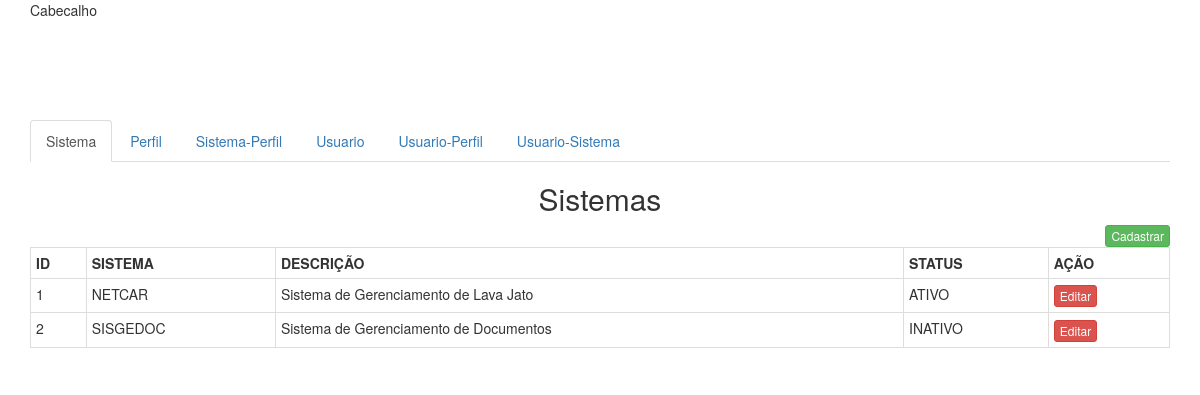
The page /view/admin.php on the database as committed earlier.
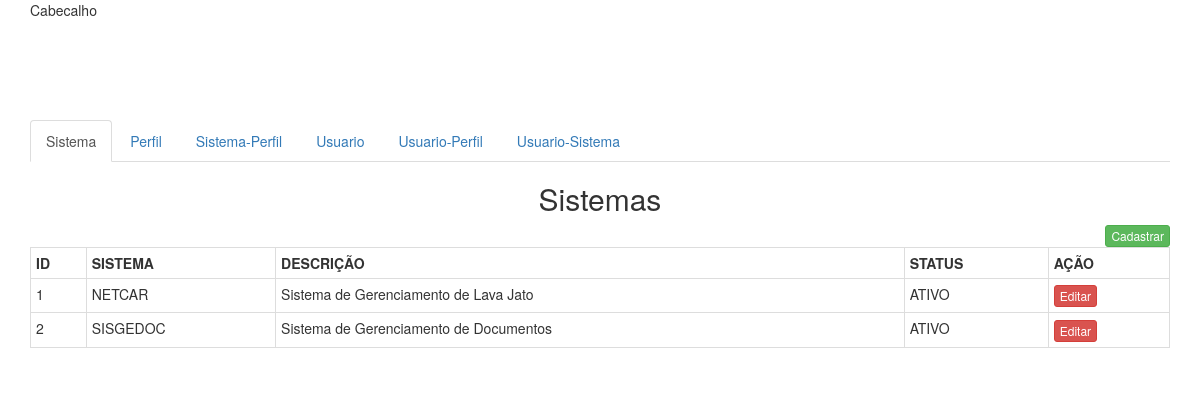
The same page on the database as committed later.
### tables this page shows
CREATE TABLE `SISTEMA` (
  `ID` int(11) NOT NULL,
  `SISTEMA` varchar(200) DEFAULT NULL,
  `ATIVO` tinyint(1) NOT NULL DEFAULT '1',
  `DESCRICAO` varchar(200) DEFAULT NULL
);

### classes/Sistemas.php (called while the page is built, shortened)
<?php
    require_once '../conexao/Conexao.php';
    class Sistemas extends Conexao {
        public function getSistemas() {
            $sql = "SELECT * FROM SISTEMA ORDER BY ID ASC";
            $exec = Conexao::prepare($sql);
            $exec->execute();
            return $exec->fetchAll();
        }
    }
?>

### conexao/Conexao.php (called while the page is built, shortened)
<?php
    class Conexao {
        private static $instance;
        public static function getInstance() {
            if (!isset(self::$instance)) {
                try {
                    self::$instance = new PDO('mysql:host=' . DB_HOST . ';dbname=' . DB_NAME, DB_USER, DB_PASS);
                    self::$instance->setAttribute(PDO::ATTR_ERRMODE, PDO::ERRMODE_EXCEPTION);
                    self::$instance->setAttribute(PDO::ATTR_DEFAULT_FETCH_MODE, PDO::FETCH_OBJ);
                } catch (PDOException $e) {
                    echo $e->getMessage();
                }
            }
            return self::$instance;
        }
        public static function prepare($sql) {
            return self::getInstance()->prepare($sql);
        }
        public static function fechar() {
            if (isset(self::$instance)) {
                self::$instance = NULL;
            }
        }
    }
?>

### view/v_sistemas.php (the view, shortened to what this page needs)
<?php
    require_once '../classes/Sistemas.php';
    $objSistema = new Sistemas();
    $sistemas = $objSistema->getSistemas();
?>
<div>
    <button type="button" class="btn btn-xs btn-success pull-right" data-toggle="modal" data-target="#cadastrarSistema">Cadastrar</button>
    <table class="table-bordered table table-condensed">
        <tr>
            <th>ID</th>
            <th>SISTEMA</th>
            <th>DESCRIÇÃO</th>
            <th>STATUS</th>
            <th>AÇÃO</th>
        </tr>
        <?php
            foreach ($sistemas as $s) {
                echo '<tr>';
                echo '<td>' . $s->ID . '</td>';
                echo '<td>' . $s->SISTEMA . '</td>';
                echo '<td>' . $s->DESCRICAO . '</td>';
                echo '<td>';
                if ($s->ATIVO == 1) {
                    echo 'ATIVO';
                } else {
                    echo 'INATIVO';
                }
                echo '</td>';
                echo '<td>';
                ?>
                <a class="btn btn-danger btn-xs" href="#" data-toggle="modal" data-target="#editarSistema">Editar</a>
                <?php
                echo'</td>';
                echo '</tr>';
            }
        ?>
    </table>
</div>

Rows that differ between the two databases and show on the page:
changed sistema "SISGEDOC": ATIVO "INATIVO" → "ATIVO"
